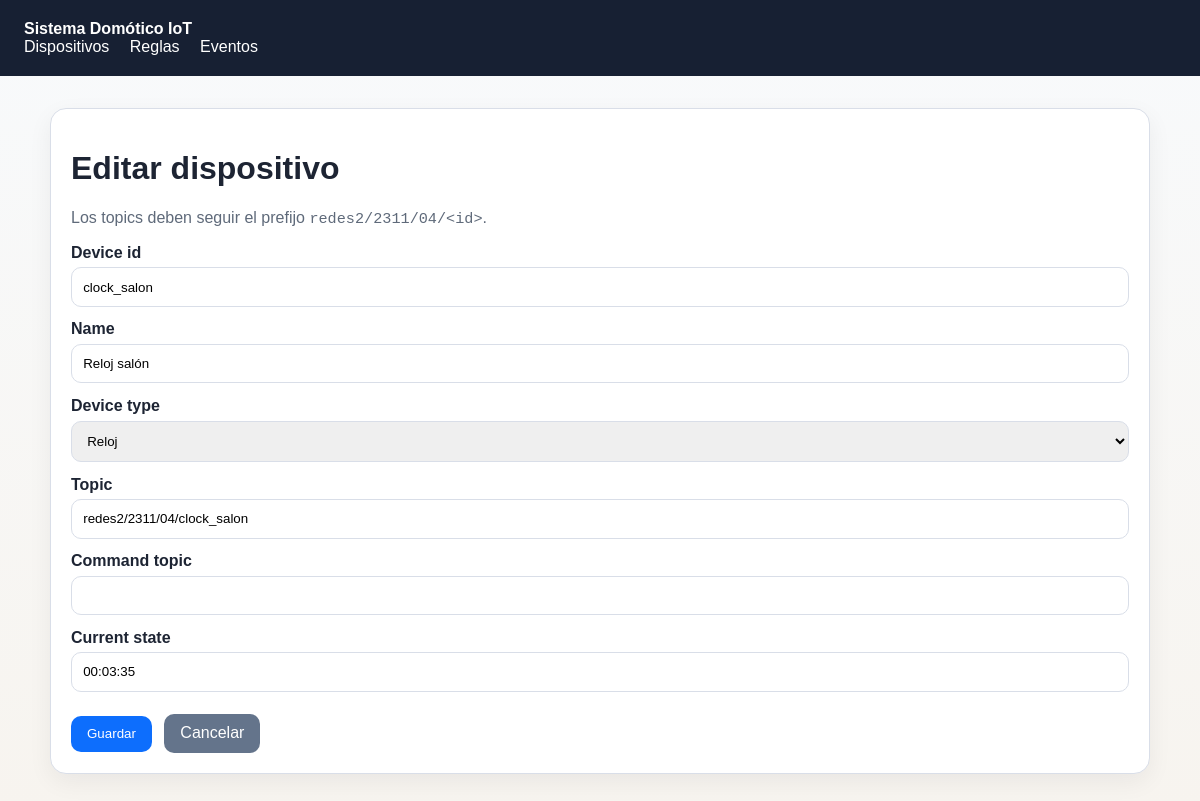
/devices/3/edit/, run on the app's committed database.
### devices/models.py (models this page shows, shortened)
class Device(models.Model):
    class DeviceType(models.TextChoices):
        SWITCH = "switch", "Interruptor"
        SENSOR = "sensor", "Sensor"
        CLOCK = "clock", "Reloj"
    device_id = models.CharField(max_length=64, unique=True)
    name = models.CharField(max_length=120)
    device_type = models.CharField(max_length=16, choices=DeviceType.choices)
    topic = models.CharField(max_length=255)
    command_topic = models.CharField(max_length=255, blank=True)
    current_state = models.CharField(max_length=64, blank=True)
    class Meta:
        ordering = ["device_id"]

### devices/views.py (the view, shortened to what this page needs)
# urls.py: path("<int:pk>/edit/", DeviceUpdateView.as_view(), name="edit"),
class DeviceUpdateView(UpdateView):
    model = Device
    form_class = DeviceForm
    template_name = "devices/device_form.html"

### devices/forms.py (shortened to what this page needs)
class DeviceForm(forms.ModelForm):
    class Meta:
        model = Device
        fields = ["device_id", "name", "device_type", "topic", "command_topic", "current_state"]

### templates/devices/device_form.html (shortened to what this page needs)
{% extends 'base.html' %}
{% block content %}
<div class="panel">
  <h1>{% if object %}Editar{% else %}Crear{% endif %} dispositivo</h1>
  <p class="hint">Los topics deben seguir el prefijo <span class="mono">redes2/2311/04/&lt;id&gt;</span>.</p>
  <form method="post">
    {% for field in form %}
      <label for="{{ field.id_for_label }}">{{ field.label }}</label>
      {{ field }}
    {% endfor %}
    <div class="actions" style="margin-top:1rem;">
      <button class="button" type="submit">Guardar</button>
      <a class="button secondary" href="{% url 'devices:list' %}">Cancelar</a>
    </div>
  </form>
</div>
{% endblock %}

### templates/base.html (style rules this page uses)
:root { color-scheme: light; --bg: #f7f4ef; --panel: #ffffff; --text: #1d2433; --muted: #5f6a7a; --accent: #0d6efd; --border: #d9dee8; }
body { margin: 0; font-family: Arial, sans-serif; background: linear-gradient(180deg, #f8fafc, var(--bg)); color: var(--text); }
.panel { background: var(--panel); border: 1px solid var(--border); border-radius: 16px; padding: 1.25rem; box-shadow: 0 8px 24px rgba(16, 24, 40, 0.06); }
.actions a, .actions button { display: inline-block; margin-right: 0.5rem; margin-top: 0.4rem; }
.button { background: var(--accent); color: white; padding: 0.65rem 1rem; border-radius: 10px; text-decoration: none; border: 0; cursor: pointer; }
.button.secondary { background: #64748b; }
label { display: block; margin-top: 0.85rem; font-weight: 700; }
input, select, textarea { width: 100%; padding: 0.7rem; margin-top: 0.35rem; box-sizing: border-box; border: 1px solid var(--border); border-radius: 10px; }
.hint { color: var(--muted); }
.mono { font-family: Consolas, "Courier New", monospace; font-size: 0.95rem; }

### data on the page
Device: form "clock_salon" "Reloj salón" "Reloj" "redes2/2311/04/clock_salon" "00:03:35"

### other printed values
{{ field.label }} "Device id" "Name" "Device type" "Topic" "Command topic" "Current state"
